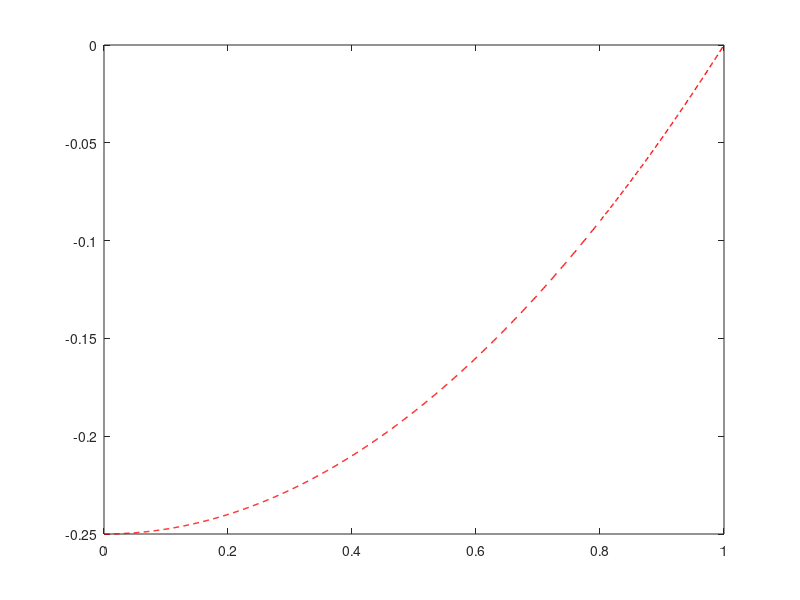

Recreate this plot in MATLAB. (Note: this script raises an error after producing the figure.)
clear;format compact

%% Number of points 
N      = [5, 10, 50, 100, 10^3]; 
sols   = length(N);
Nmax   = max(N)
Dr     = 1/(Nmax-1);
r      = ((0:Nmax-1)*Dr)';
%% Analytical Solutions 
uAnal  = @(r) (r.^2 -1)/4;  

%% Find & plot solutions 
figure(1)
ms = 2; lw1 = 1.5; lw2 = 1;
%plot analytical 
plot(r, uAnal(r), "r--", "markersize", ms, "linewidth", lw2)
sprintf("---------- Analytical ------------------\n")
sprintf("u*_max = %.8f\n", max(abs(uAnal(r))))
sprintf("<u*>   = %.8f\n", 2*trapz(r, abs(r.*uAnal(r)))) 

leg = {};%zeros(sols+1); 
leg{1} = "Analyical";
hold on
for i = 1:sols 
  sprintf(" ---------------- N = %d ----------------\n", N(i))
  Dr = 1/(N(i)-1);
  r  = ((0:N(i)-1)*Dr)';
  % find solutions 
  u = NS_cyl(N(i));
  % plot Solution
  plot(r, u, "-", "markersize", ms, "linewidth", lw1)
  hold on
  leg{i+1} = sprintf("N=%d", N(i));
  sprintf("u*_max = %.8f\n", max(abs(u)))
  sprintf("<u*>   = %.8f\n", 2*trapz(r, abs(r.*u)))
endfor
legend(leg, 'location','northwest', "FontSize", 14)
xlabel("r^*=r/R")
ylabel("u_z^*(r^*)=u_z(r)/U")
title("Solution of NS equations with cylindrical symmetry ", 'FontSize', 14) 
grid on 
saveas(gcf, './plots/NS_solutions.jpg');
hold off

%% plot abs diffs
N    = [50, 100, 1000, 10000]; 
sols = length(N);
leg2 = {}; 
figure(2) 
hold on 
for i = 1:sols
  Dr = 1/(N(i)-1);
  r  = ((0:N(i)-1)*Dr)';
  % find solutions 
  u = NS_cyl(N(i));  % plot Solution
  plot(r, abs(u-uAnal(r)), "-", "markersize", ms, "linewidth", lw1)
  hold on
  leg2{i} = sprintf("N=%d", N(i));  
endfor
legend(leg2, 'location','northwest', "FontSize", 14)
xlabel("r^*=r/R")
ylabel("|u_z^*(r^*)-u^*_{analytic}|")
title("Absolute differences ", 'FontSize', 14) 
grid on 
saveas(gcf, './plots/NS_absDiff.jpg');
hold off
